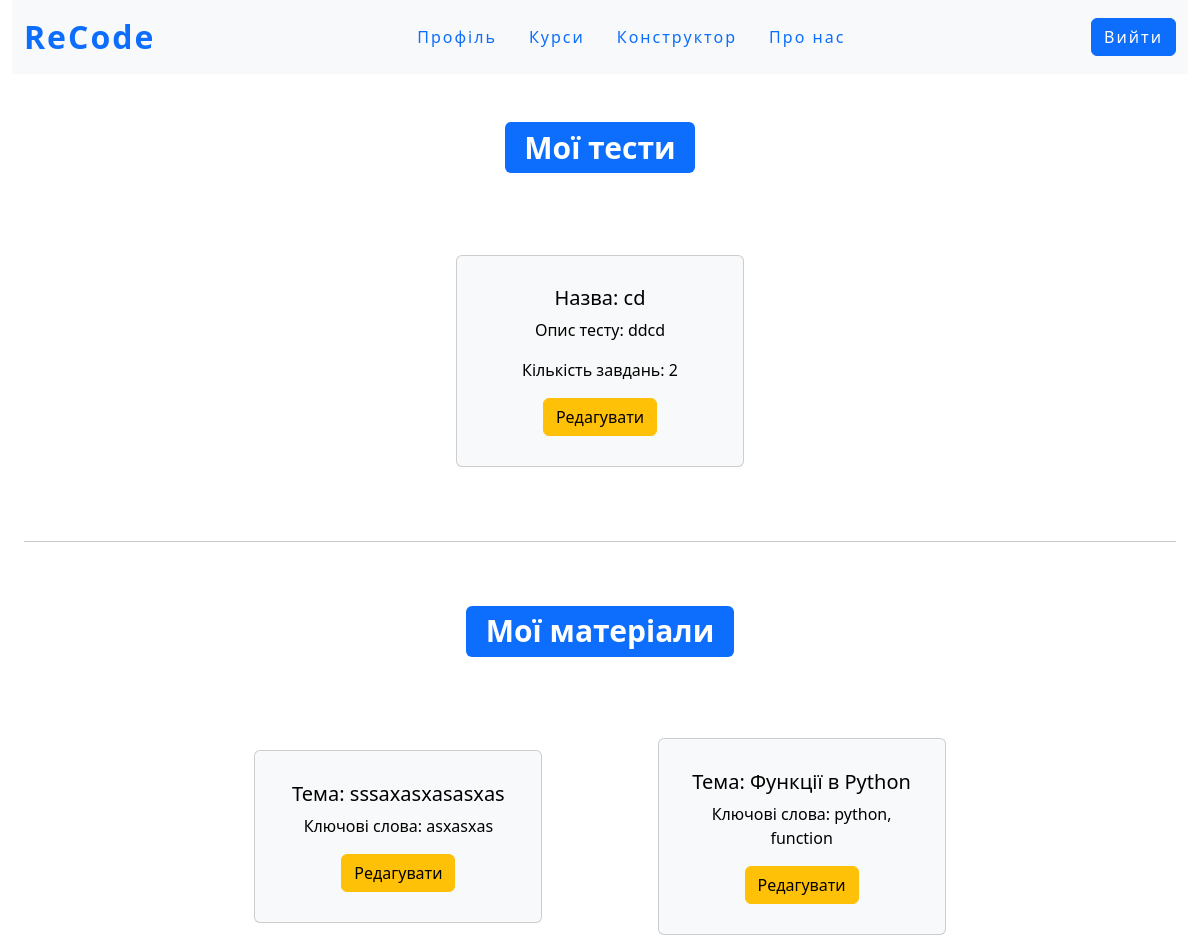
Page /create/show_tests_and_materials/ (signed in, upper part) on the earlier database version.
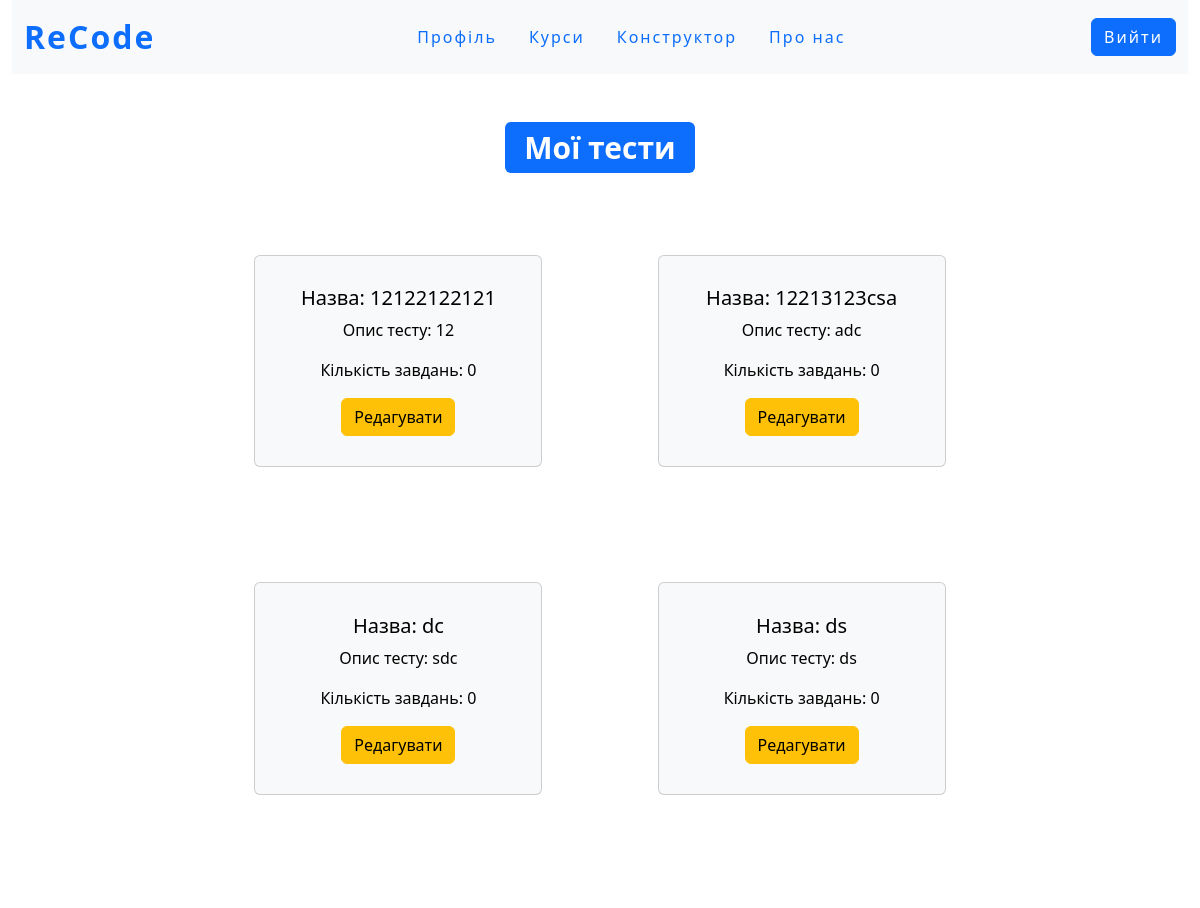
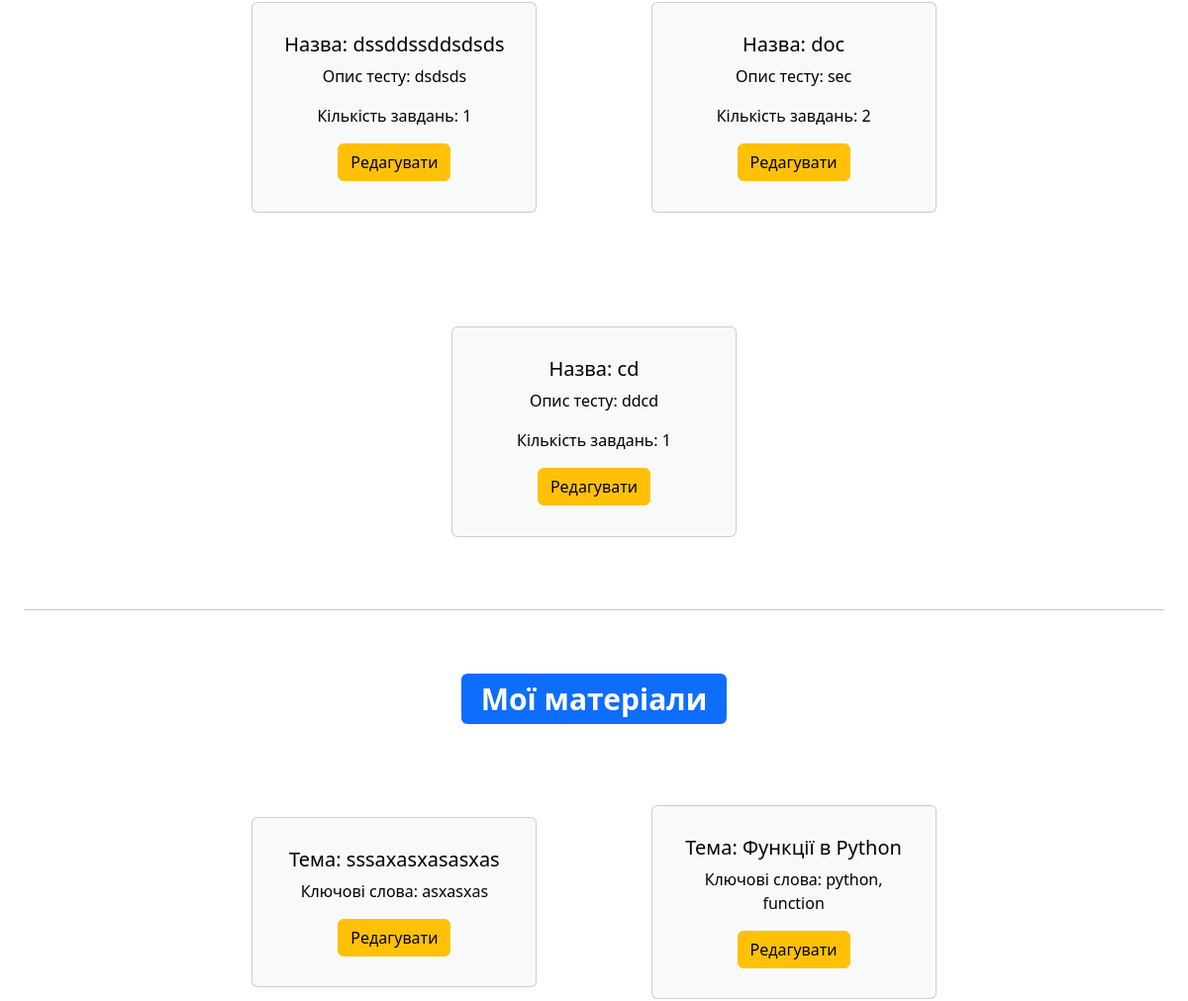
Same page on the later database version (2 pictures, top to bottom).
### tests/models.py (models this page shows, shortened)
class TestsConfig(models.Model):
    name_test = models.CharField('Назва тесту', max_length=255)
    slug = models.SlugField('URL', max_length=255, unique=True, db_index=True, )
    theme_test = models.CharField('Опис тесту ', max_length=255)
    author_of_test = models.ForeignKey(User,on_delete=models.CASCADE, verbose_name='Автор тесту')
    max_test_result = models.FloatField('Максимальний бал тесту')
    create_func_template = models.BooleanField('Автоматичне створення шаблону функції', default=True)
    date_creating=models.DateField(auto_now_add=True)
    class Meta:
        ordering=['-pk']

### ScientificMaterials/models.py (models this page shows)
class ScientificMaterials(models.Model):
    material_uuid = models.UUIDField(primary_key=True, default=uuid.uuid4, editable=False)
    material_name = models.CharField('Назва матеріалу', max_length=255)
    key_words = models.CharField('Ключові поняття', max_length=255)
    material = models.TextField('Матеріал')
    author = models.ForeignKey(User,on_delete=models.CASCADE, verbose_name='Автор матеріалу')
    class Meta:
        ordering = ['pk']

### designer/views.py (the view)
# urls.py: path('show_tests_and_materials/', show_all_tests, name='show_all_tests'),
@login_required
def show_all_tests(request):
    if get_role(request) != 'teacher':
        return HttpResponse('<h1 style="text-align:center;position:relative; top:10%;">Доступ заборонено!</h1>', status=403)
    get_my_tests = TestsConfig.objects.filter(author_of_test__username=request.user.username)
    get_materials = read_materials(author=request.user)
    context={
        'type':get_role(request),
        'title':'Мої розробки',
        'my_tests':get_my_tests,
        'count_test':len(get_my_tests),
        'count_material': len(get_materials),
        'materials': get_materials
    }
    return render(request, 'designer/show_all_tests_and_materials.html', context=context)

### ScientificMaterials/material_services/crud.py (called while the page is built)
def read_materials(**params):
    return ScientificMaterials.objects.filter(**params)

### designer/templatetags/designer_tags.py (called while the page is built)
@register.simple_tag()
def get_num_section_in_test(test_slug):
    return len(TestsSection.objects.filter(test__slug=test_slug))

### staticPages/views.py (called while the page is built)
def get_role(req):
    if req.user.is_anonymous:
        return 'anonymous'
    elif len(TeacherInCourse.objects.filter(e_mail=req.user.email))==0:
        if len(StudentInCourse.objects.filter(e_mail=req.user.email))==0:
            return 'anonymousStudent'
        return 'student'
    return 'teacher'

### designer/templates/designer/show_all_tests_and_materials.html (shortened to what this page needs)
{% extends "designer/designer_layout.html" %}
{% load static %}
{% load designer_tags %}
{%block styles%}
    <link rel="stylesheet" href="{%static 'designer/css/designer.css'%}">
{% endblock %}
{%block content%}
    <div class="flex">
        {% if count_test == 0 %}
            <h1><span class="badge bg-primary mt-5 mb-3 position">Ви ще не створили тести!</span></h1>
        {%else%}
            <h1><span class="badge bg-primary mt-5 mb-3 position">Мої тести</span></h1>
        {% endif %}
    </div>
    <div class="flex">
        {% if count_test == 0 %}
            <a href="{% url 'index_page'  %}" class="btn btn-primary login-button m-3">На головну</a>
            <a href="{% url 'create_test' %}" class="btn btn-success success_btn m-3">Створити тест</a>
        {% else %}
            {%for test in my_tests%}
                <div class="card text-center text-bg-light" style="width: 18rem;">
                    <div class="card-body">
                        <h5 class="card-title">Назва: {{test.name_test}}</h5>
                        <p class="card-text">Опис тесту: {{test.theme_test}}</p>
                        <p class="card-text">Кількість завдань: {%get_num_section_in_test test.slug%}</p>
                        <a href="{% url 'create_task' test.slug %}" class="btn btn-warning">Редагувати</a>
                    </div>
                </div>
            {%endfor%}
        {% endif %}
    </div>
    <hr>
<div class="flex">
        {% if count_material == 0 %}
            <h1><span class="badge bg-primary mt-5 mb-3 position">Ви ще не створили матеріали!</span></h1>
        {%else%}
            <h1><span class="badge bg-primary mt-5 mb-3 position">Мої матеріали</span></h1>
        {% endif %}
    </div>
    <div class="flex">
        {% if count_material == 0 %}
            <a href="{% url 'index_page'  %}" class="btn btn-primary login-button m-3">На головну</a>
            <a href="{% url 'create_material' %}" class="btn btn-success success_btn m-3">Створити матеріал</a>
        {% else %}
            {%for material in materials %}
                <div class="card text-center text-bg-light" style="width: 18rem;">
                    <div class="card-body">
                        <h5 class="card-title">Тема: {{material.material_name}}</h5>
                        <p class="card-text">Ключові слова: {{material.key_words}}</p>
                        <a href="{% url 'update_material' material.material_uuid  %}" class="btn btn-warning">Редагувати</a>
                    </div>
                </div>
            {%endfor%}
        {% endif %}
    </div>
{%endblock%}

Differences in the rows shown:
added TestsConfig: name_test "12122122121", theme_test "12", slug "0"
added TestsConfig: name_test "12213123csa", theme_test "adc", slug "0"
added TestsConfig: name_test "dc", theme_test "sdc", slug "0"
added TestsConfig: name_test "ds", theme_test "ds", slug "0"
added TestsConfig: name_test "dssddssddsdsds", theme_test "dsdsds", slug "1"
added TestsConfig: name_test "doc", theme_test "sec", slug "2"
computed for TestsConfig "cd": slug "2" → "1"
